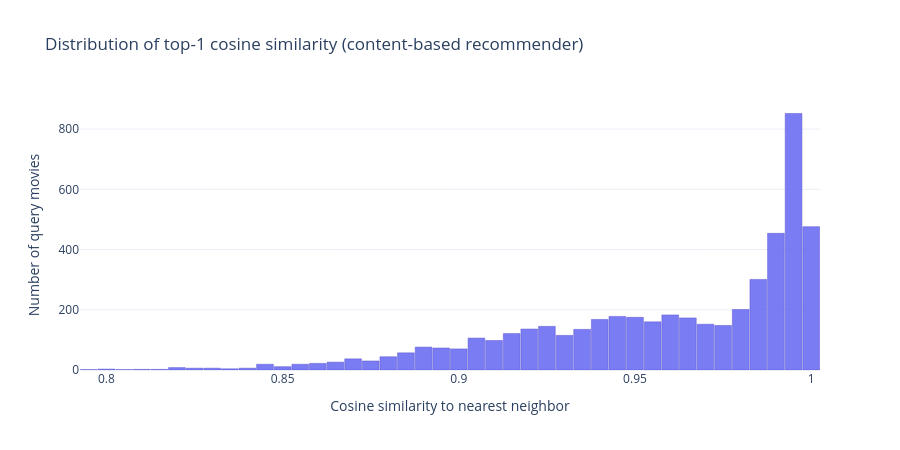

Notebook cell for this chart:
### Markdown cell above
## 7) Cosine similarity distribution plot

This histogram shows the distribution of cosine similarity scores across all precomputed
content-based recommendations. A right-skewed distribution (most scores near 0)
would indicate the embedding space is sparse. A concentrated distribution indicates
the autoencoder learned dense, meaningful geometry.

### Code cell
sim_values = content_recs_pl.filter(pl.col('rank') == 1)['cosine_similarity'].to_list()

fig_sim = go.Figure()
fig_sim.add_trace(go.Histogram(
    x=sim_values,
    nbinsx=60,
    marker_color='#6366f1',
    marker_line_color='#4338ca',
    marker_line_width=0.5,
    opacity=0.85,
    name='Top-1 cosine similarity',
))
fig_sim.update_layout(
    title='Distribution of top-1 cosine similarity (content-based recommender)',
    xaxis_title='Cosine similarity to nearest neighbor',
    yaxis_title='Number of query movies',
    height=450,
    template='plotly_white',
    bargap=0.05,
)
fig_sim.write_html(ARTIFACTS_DIR / 'week10_cosine_similarity_dist.html')
fig_sim.write_image(ARTIFACTS_DIR / 'week10_cosine_similarity_dist.png', scale=2)
fig_sim.show()

### Figure 1 — Plotly figure (JSON) as saved in the notebook; plotly's stock layout.template omitted (floating-point values rounded to 4 significant figures; data arrays with more than 128 entries replaced by an {"elided": "..."} marker saying what was removed)
{"data": [{"marker": {"color": "#6366f1", "line": {"color": "#4338ca", "width": 0.5}}, "name": "Top-1 cosine similarity", "nbinsx": 60, "opacity": 0.85, "type": "histogram", "x": {"elided": "5000 float values"}}], "layout": {"bargap": 0.05, "height": 450, "title": {"text": "Distribution of top-1 cosine similarity (content-based recommender)"}, "xaxis": {"title": {"text": "Cosine similarity to nearest neighbor"}}, "yaxis": {"title": {"text": "Number of query movies"}}}}
